Frame 1 (no input): blank canvas, image omitted
Frame 60 (no input): blank canvas, image omitted
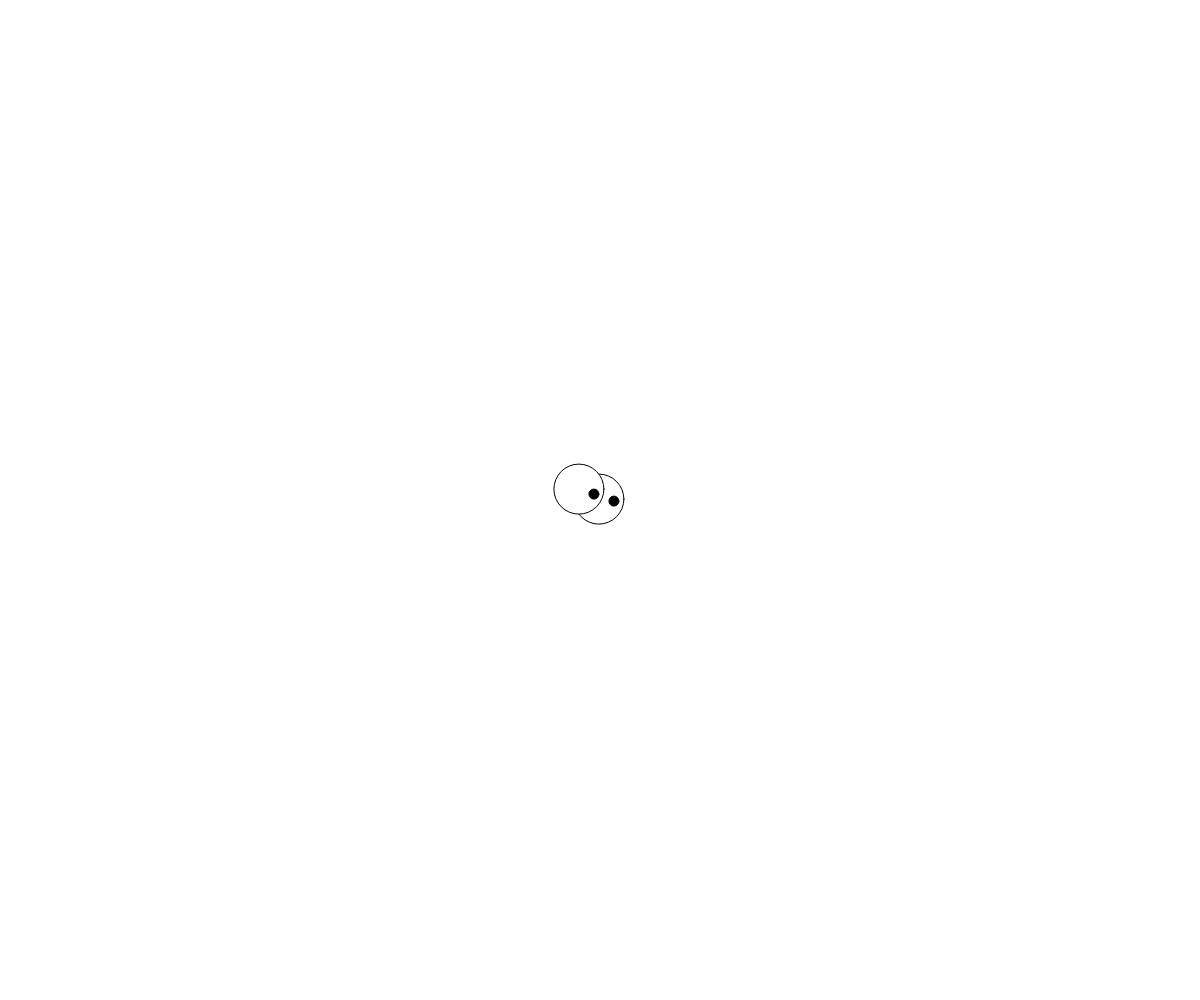
Frame 120 (the mouse pressed at the canvas centre since frame 60)

The p5.js sketch whose frames 1 and 60 were blank and that drew this single picture after the mouse press (run headless with seeded random() and noise() and a simulated clock; from frame 60 on, the mouse is pressed at the canvas centre):

// p5.js sketch
// ── sketch.js
let canvas;
let xPos=0;
let yPos=0;
let easing=.1;


function setup() {
    canvas = createCanvas(windowWidth, windowHeight);
    canvas.position(0, 0);
    // canvas.style("z-index", -2);
}

function windowResized() {
    resizeCanvas(windowWidth, windowHeight);
}

function draw() {
    clear();

    xPos = xPos + ((mouseX - xPos) * easing);
    yPos = yPos + ((mouseY - yPos) * easing);

    drawThing(xPos, yPos);

}

function mouseMoved() {
    // strokeWeight(0);
    // fill( (random(200, 255)), (random(200, 255)), (random(200, 255)));
    // ellipse(mouseX, mouseY, 30, 30);
}

function drawThing(_x,_y) {
    //tge eyeball part
    fill(255);
    ellipse(_x, _y, 50, 50);
    ellipse(_x - 20, _y - 10, 50, 50);

    //pupil
    fill(0o2);
    ellipse(_x + 15, _y+2, 10, 10);
    ellipse(_x - 5, _y-5, 10, 10);


    // strokeWeight(0);
    // fill( (random(200, 255)), (random(200, 255)), (random(200, 255)));
    // ellipse(mouseX, mouseY, 30, 30);
}
// ── mold.js
class Mold {
  constructor(){
    this.x = random(width);
    this.y = random(height);
    this.r= 0.5;
    
    this.heading = random(360);
    this.vx = cos(this.heading);
    this.vy = sin(this.heading);
    this.rotAngle = 45;
    
    this.rSensorPos = createVector(0,0); 
    this.lSensorPos = createVector(0,0);
    this.fSensorPos = createVector(0,0);
    
    this.sensorAngle = 45;
    this.sensorDist = 10;
    
  }
  
  
  update(){
    
    this.vx = cos(this.heading);
    this.vy = sin(this.heading);
    
    this.x = (this.x + this.vx + width) % width;
    this.y = (this.y + this.vy + height) % height;
    
    this.getSensorPos(this.rSensorPos, this.heading + this.sensorAngle);
    this.getSensorPos(this.lSensorPos, this.heading - this.sensorAngle);
    this.getSensorPos(this.fSensorPos, this.heading);
    
    
    // this got morphed into the above statements
//     this.rSensorPos.x = this.x + this.sensorDist*cos(this.heading + this.sensorAngle);
//     this.rSensorPos.y = this.y + this.sensorDist*sin(this.heading + this.sensorAngle);
    
//     this.lSensorPos.x = this.x + this.sensorDist*cos(this.heading - this.sensorAngle);
//     this.lSensorPos.y = this.y + this.sensorDist*sin(this.heading - this.sensorAngle);
    
//     this.fSensorPos.x = this.x + this.sensorDist*cos(this.heading);
//     this.fSensorPos.y = this.y + this.sensorDist*sin(this.heading);
  
    let index, l, r, f;
    index=4 * (d * floor(this.rSensorPos.x)) * (d * width) + 4 * (d * floor(this.rSensorPos.y));
    r=pixels[index];
    
    index=4 * (d * floor(this.lSensorPos.x)) * (d * width) + 4 * (d * floor(this.lSensorPos.y));
    l=pixels[index];
    
    index=4 * (d * floor(this.fSensorPos.x)) * (d * width) + 4 * (d * floor(this.fSensorPos.y));
    f=pixels[index];
    
    if(f > l && f > r) {
      this.heading += 0;
    } else if (f < l && f < r) {
      if(random(1) < 0.5) {
        this.heading += this.rotAngle;
      }
    } else if (l > r) {
      this.heading += -this.rotAngle;
    } else if ( r > l) {
      this.heading += this.rotAngle;
    }
  
  }
  
  display (){
    noStroke()
    fill(255)
    ellipse(this.x, this.y, this.r*2, this.r*2);
  
    // line(this.x, this.y, this.x + this.r*3*this.vx, this.y + this.r*3*this.vy);
    // fill(255,0,0)
    // ellipse(this.rSensorPos.x, this.rSensorPos.y, this.r*2, this.r*2)
    // fill(255,0,0)
    // ellipse(this.lSensorPos.x, this.lSensorPos.y, this.r*2, this.r*2)
    // fill(255,0,0)
    // ellipse(this.fSensorPos.x, this.fSensorPos.y, this.r*2, this.r*2)
    
  }
  
  getSensorPos(sensor, angle){
   sensor.x = (this.x + this.sensorDist*cos(angle) + width) % width;
    sensor.y = (this.y + this.sensorDist*sin(angle) + height) % height;
}
  
  
  
}
